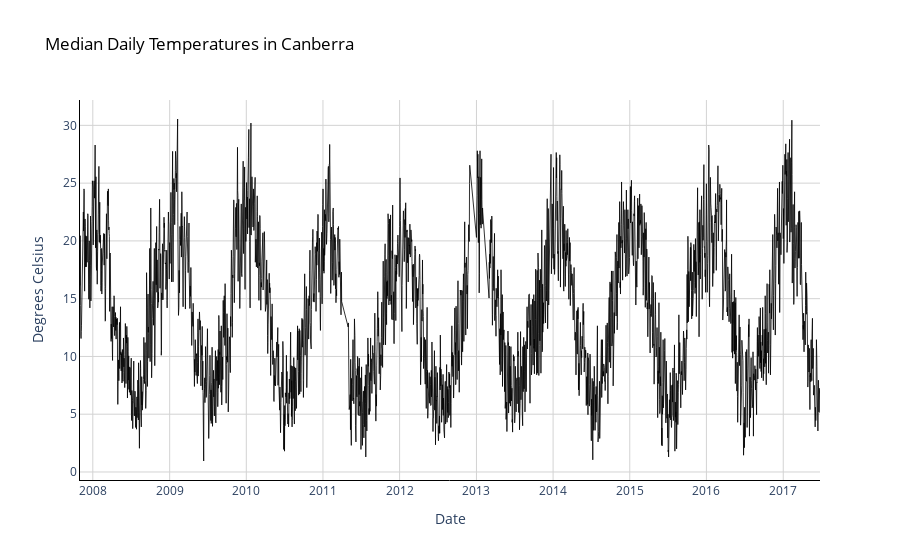

This figure's notebook cell:
### Code cell
plot_timeseries(df.Date, df.MedTemp)

### Figure 1 — Plotly figure (JSON) as saved in the notebook; plotly's stock layout.template omitted (floating-point values rounded to 4 significant figures; data arrays with more than 128 entries replaced by an {"elided": "..."} marker saying what was removed)
{"data": [{"line": {"color": "black", "width": 1}, "mode": "lines", "name": "Median Temperature", "opacity": 0.8, "type": "scatter", "x": {"elided": "3428 str values"}, "y": {"elided": "3428 float values"}}], "layout": {"plot_bgcolor": "white", "title": {"font": {"color": "black"}, "text": "Median Daily Temperatures in Canberra"}, "xaxis": {"gridcolor": "lightgrey", "gridwidth": 1, "linecolor": "black", "linewidth": 1, "showgrid": true, "showline": true, "title": {"text": "Date"}, "zeroline": true, "zerolinecolor": "lightgrey", "zerolinewidth": 1}, "yaxis": {"gridcolor": "lightgrey", "gridwidth": 1, "linecolor": "black", "linewidth": 1, "showgrid": true, "showline": true, "title": {"text": "Degrees Celsius"}, "zeroline": true, "zerolinecolor": "lightgrey", "zerolinewidth": 1}}}
